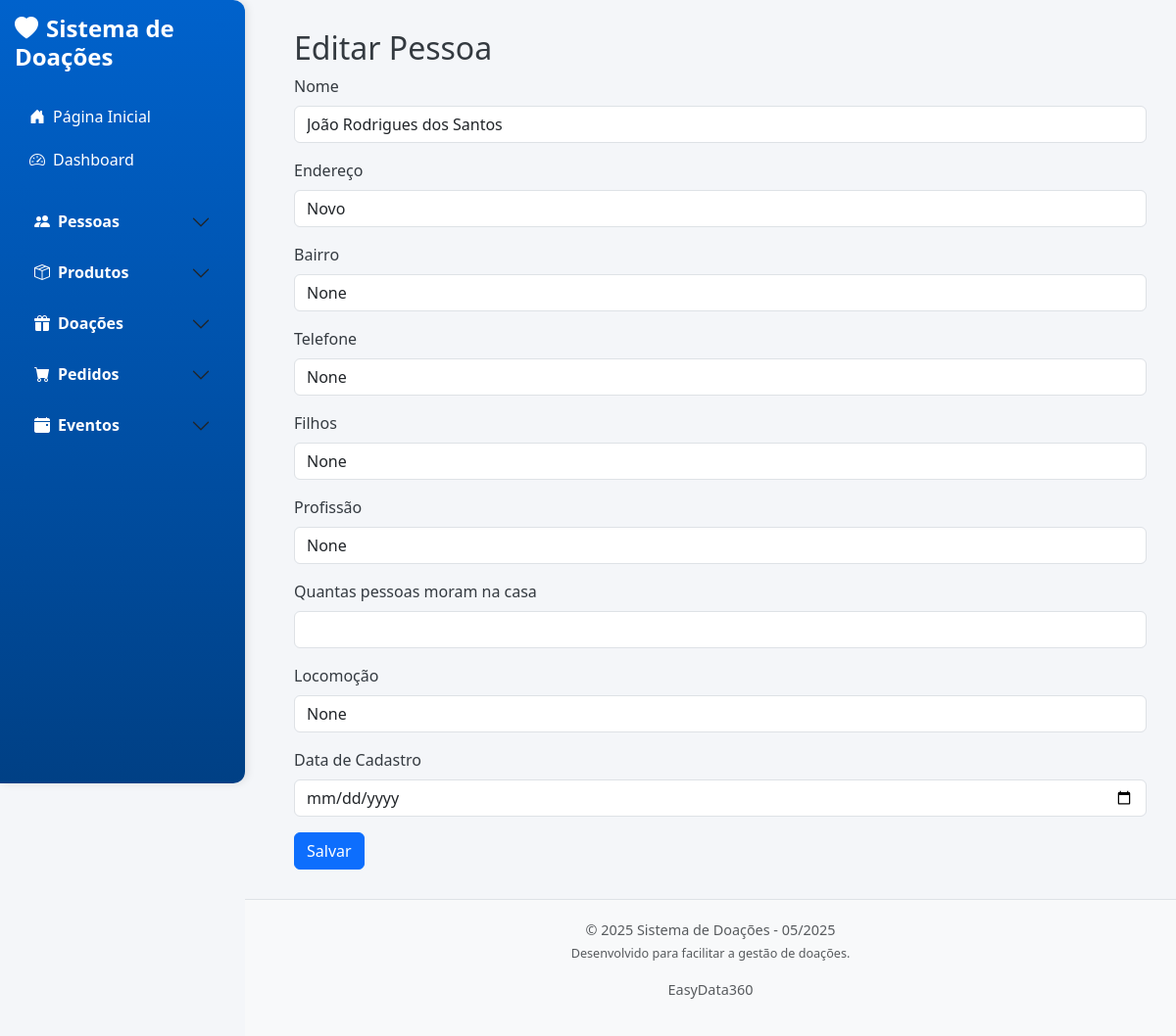
Screenshot of /editar_pessoa/1 with the database file from the repository.
### app/models/pessoa.py (models this page shows, shortened)
class Pessoa(db.Model):
    __tablename__ = 'pessoas'
    id = db.Column(db.Integer, primary_key=True)
    nome = db.Column(db.String(100), nullable=False)  # Evita duplicação
    endereco = db.Column(db.String(255))
    bairro = db.Column(db.String(100))
    telefone = db.Column(db.String(20))
    filhos = db.Column(db.String(50))
    profissao = db.Column(db.String(50))
    qtd_pessoas = db.Column(db.Integer)
    locomocao = db.Column(db.String(50))
    data_cadastro = db.Column(db.Date)
    ativo = db.Column(db.Boolean, default=True)  # Novo campo para ativação/desativação

### app/controllers/pessoa_controller.py (the view, shortened to what this page needs)
def editar_pessoa(id):
    pessoa = Pessoa.query.get_or_404(id)
    return render_template('pessoas/editar.html', pessoa=pessoa)

### app/templates/pessoas/editar.html
{% extends 'base.html' %}
{% block content %}
<h2>Editar Pessoa</h2>
<form method="POST">
    <div class="mb-3">
        <label for="nome" class="form-label">Nome</label>
        <input type="text" class="form-control" id="nome" name="nome" value="{{ pessoa.nome }}" required>
    </div>
    <div class="mb-3">
        <label for="endereco" class="form-label">Endereço</label>
        <input type="text" class="form-control" id="endereco" name="endereco" value="{{ pessoa.endereco }}">
    </div>
    <div class="mb-3">
        <label for="bairro" class="form-label">Bairro</label>
        <input type="text" class="form-control" id="bairro" name="bairro" value="{{ pessoa.bairro }}">
    </div>
    <div class="mb-3">
        <label for="telefone" class="form-label">Telefone</label>
        <input type="text" class="form-control" id="telefone" name="telefone" value="{{ pessoa.telefone }}">
    </div>
    <div class="mb-3">
        <label for="filhos" class="form-label">Filhos</label>
        <input type="text" class="form-control" id="filhos" name="filhos" value="{{ pessoa.filhos }}">
    </div>
    <div class="mb-3">
        <label for="profissao" class="form-label">Profissão</label>
        <input type="text" class="form-control" id="profissao" name="profissao" value="{{ pessoa.profissao }}">
    </div>
    <div class="mb-3">
        <label for="qtd_pessoas" class="form-label">Quantas pessoas moram na casa</label>
        <input type="number" class="form-control" id="qtd_pessoas" name="qtd_pessoas" value="{{ pessoa.qtd_pessoas }}">
    </div>
    <div class="mb-3">
        <label for="locomocao" class="form-label">Locomoção</label>
        <input type="text" class="form-control" id="locomocao" name="locomocao" value="{{ pessoa.locomocao }}">
    </div>
    <div class="mb-3">
        <label for="data_cadastro" class="form-label">Data de Cadastro</label>
        <input type="date" class="form-control" id="data_cadastro" name="data_cadastro" value="{{ pessoa.data_cadastro }}">
    </div>
    <button type="submit" class="btn btn-primary">Salvar</button>
</form>
{% endblock %}

### app/static/css/style.css (style rules this page uses)
body { overflow-x: hidden; font-family: 'Segoe UI', Tahoma, Geneva, Verdana, sans-serif; background-color: #f4f6f9; color: #343a40; }

### rows the page displays
Pessoa: nome "João Rodrigues dos Santos", endereco "Novo", bairro "None", telefone "None", filhos "None", profissao "None", locomocao "None"
